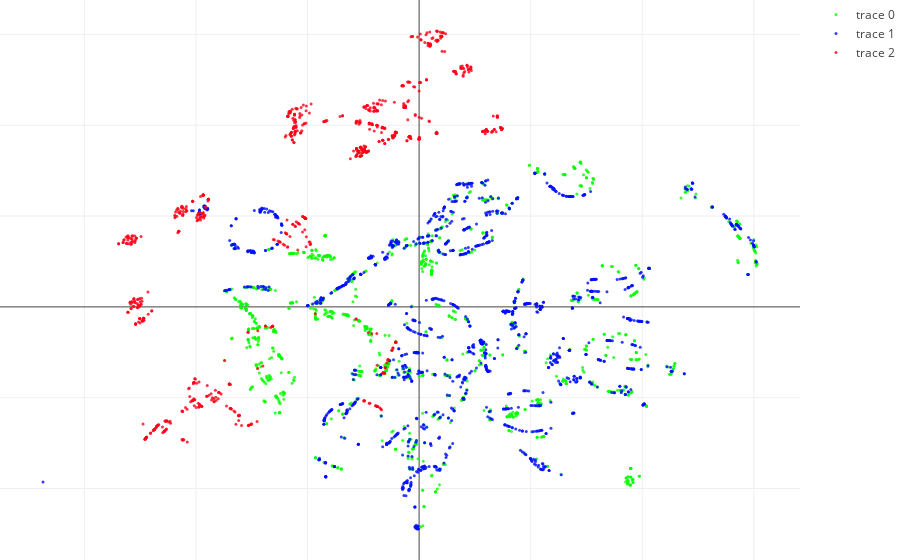

Notebook code for this chart:
### Code cell
draw2dFrame(a, X_embedded, 'saiu')

### Figure 1 — Plotly figure (JSON) as saved in the notebook; plotly's stock layout.template omitted (floating-point values rounded to 4 significant figures; data arrays with more than 128 entries replaced by an {"elided": "..."} marker saying what was removed)
{"data": [{"marker": {"color": "rgb(7,255,0)", "opacity": 0.8, "size": 3}, "mode": "markers", "type": "scatter", "uid": "09770ca8-62b1-4266-98f7-cfe35f75ea18", "x": {"elided": "1308 float values"}, "y": {"elided": "1308 float values"}}, {"marker": {"color": "rgb(0,15,255)", "opacity": 0.8, "size": 3}, "mode": "markers", "type": "scatter", "uid": "a772ab09-5bc3-43dd-8d02-5cb83566f61c", "x": {"elided": "1529 float values"}, "y": {"elided": "1529 float values"}}, {"marker": {"color": "rgb(255,0,23)", "opacity": 0.8, "size": 3}, "mode": "markers", "type": "scatter", "uid": "1884899e-e020-414b-ada6-2c5f2a3f041a", "x": {"elided": "803 float values"}, "y": {"elided": "803 float values"}}], "layout": {"margin": {"b": 0, "l": 0, "r": 0, "t": 0}}}
